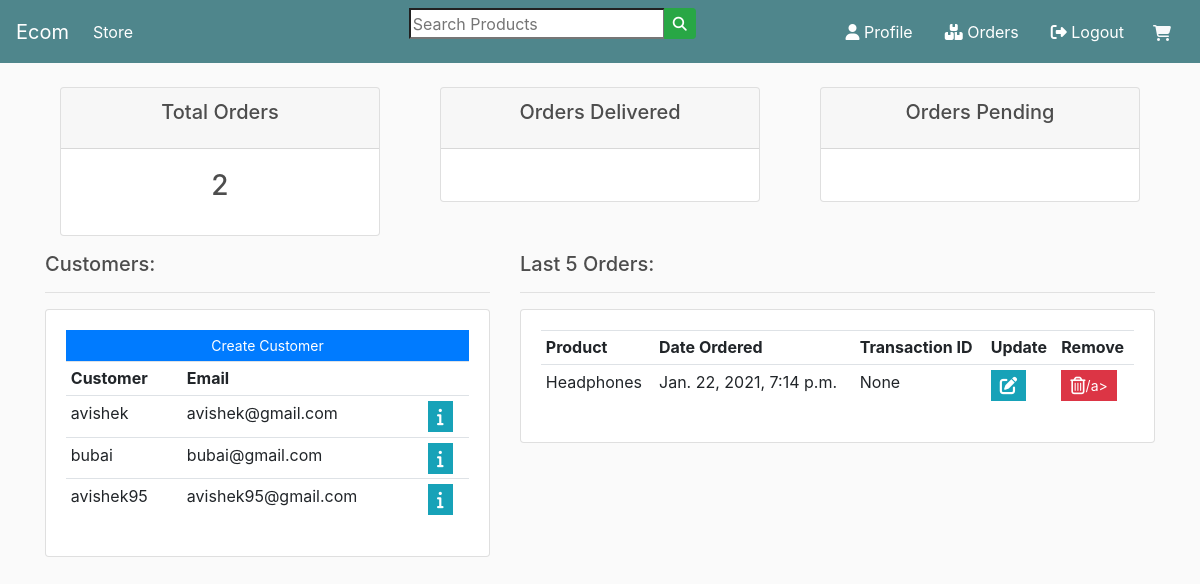
The page /dashboard/ (signed in) on the database its author committed.
### store/models.py (models this page shows, shortened)
class OrderItem(models.Model):
	product=models.ForeignKey(Product,on_delete=models.SET_NULL,blank=True,null=True)
	order=models.ForeignKey(Order,on_delete=models.SET_NULL,blank=True,null=True)
	quantity=models.IntegerField(default=0,null=True,blank=True)
	date_added=models.DateTimeField(auto_now_add=True)

class Product(models.Model):
	name=models.CharField(max_length=200,null=True)
	price=models.DecimalField(max_digits=7,decimal_places=2)
	digital=models.BooleanField(default=False,null=True,blank=True)
	image=models.ImageField(null=True,blank=True)

class Order(models.Model):
	customer=models.ForeignKey(Customer,on_delete=models.SET_NULL,blank=True,null=True)
	date_ordered=models.DateTimeField(auto_now_add=True)
	complete=models.BooleanField(default=False,null=True,blank=False)
	transaction_id=models.CharField(max_length=200,null=True)

### accounts/decorators.py (the view)
    def wrapper_function(request,*args,**kwargs):
        group=None
        if request.user.groups.exists():
            group=request.user.groups.all()[0].name
        if group=='customer':
            return redirect('store')
        if group=='admin':
            return view_func(request,*args,**kwargs)

### accounts/views.py (called while the page is built)
@admin_only
def dashboard(request):
	orders=Order.objects.all()
	customers=User.objects.filter(groups=2)
	items=OrderItem.objects.all()
	total_orders=orders.count()
	context={'orders':orders,'customers':customers,'total_orders':total_orders,'items':items}
	return render(request,'accounts/dashboard.html',context)

### accounts/templates/accounts/dashboard.html (shortened to what this page needs)
{%extends 'store/main.html'%}
{%block content%}
<br>
{%include 'accounts/status.html'%}
<div class="row">
    <div class="col-md-5">
        <h5>Customers:</h5>
        <hr>
        <div class="card card-body">
            <a class="btn btn-primary btn-sm btn-block" href="#">Create Customer</a>
            <table class="table table-sm">
                <tr>
                    <th>Customer</th>
                    <th>Email</th>
                    <th></th>
                </tr>
                {% for customer in customers %}
                <tr>
                    <td>{{customer.username}}</td>
                    <td>{{customer.email}}</td>
                    <td><a href="#" class="btn btn-sm btn-info"></a></td>
                </tr>
                {% endfor %}
            </table>
        </div>
    </div>
    <div class="col-md-7">
        <h5>Last 5 Orders:</h5>
        <hr>
        <div class="card card-body">
            <table class="table table-sm">
                <tr>
                    <th>Product</th>
                    <th>Date Ordered</th>
                    <th>Transaction ID</th>
                    <th>Update</th>
                    <th>Remove</th>
                </tr>
                {%for item in items%}
                <tr>
                    <td>{{item.product.name}}</td>
                    <td>{{item.order.date_ordered}}</td>
                    <td>{{item.order.transaction_id}}</td>
                    <td><a class="btn btn-sm btn-info" href=""></a></td>
                    <td><a class="btn btn-sm btn-danger" href="">/a></td>
                </tr>
                {%endfor%}
            </table>
        </div>
    </div>
</div>
{%endblock%}

### static/css/main.css (style rules this page uses)
body { background-color: hsl(0, 0%, 98%); }
h1,h2,h3,h4,h5,h6 { color:hsl(0, 0%, 30%); }
.btn { border-radius: 0; }

### rows shown on the page
OrderItem: product.name "Headphones", order.date_ordered "Jan. 22, 2021, 7:14 p.m.", order.transaction_id "None"

### other values the page prints
{{ total_orders }} "2"
{{ customer.username }} "avishek"
{{ customer.email }} "avishek@gmail.com"
{{ customer.username }} "bubai"
{{ customer.email }} "bubai@gmail.com"
{{ customer.username }} "avishek95"
{{ customer.email }} "avishek95@gmail.com"
